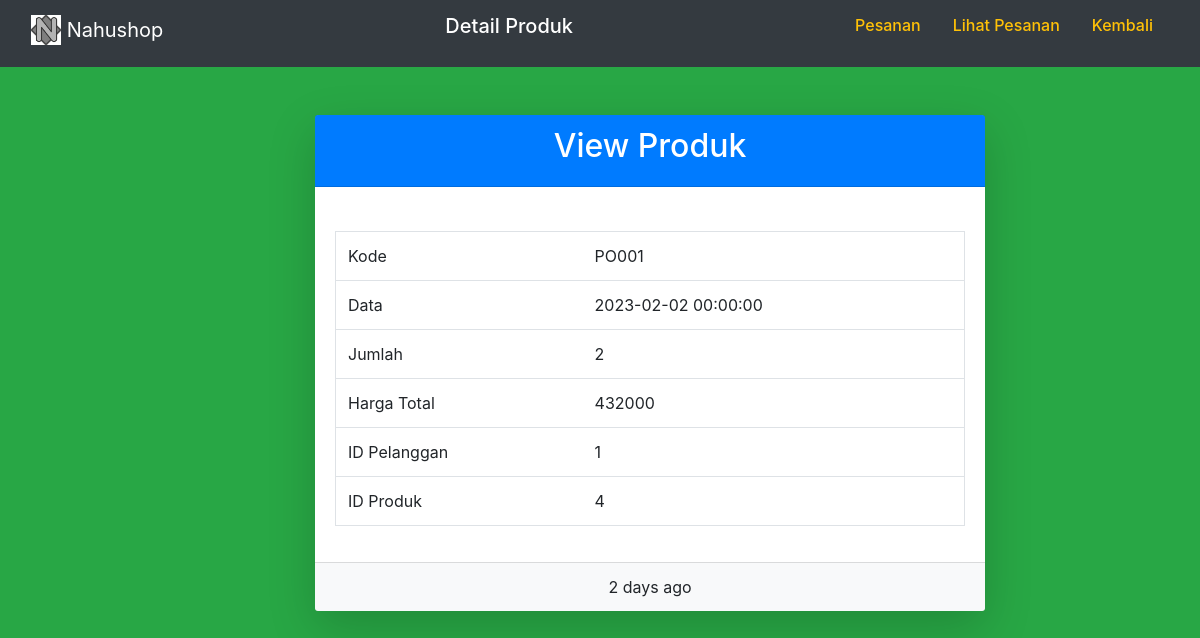
The app's page /halaman_belakang/tambah_order/view.php?view=1 with its own data.
### tables this page shows
CREATE TABLE `order` (
  `id` int(11) NOT NULL,
  `order_number` varchar(45) DEFAULT NULL,
  `date` datetime DEFAULT NULL,
  `qty` int(11) DEFAULT NULL,
  `total_price` int(11) DEFAULT NULL,
  `customer_id` int(11) NOT NULL,
  `product_id` int(11) NOT NULL
);

### halaman_belakang/tambah_order/view.php (the view, shortened to what this page needs)
<?php
include '../../databases/koneksi.php';
if (isset($_GET['view'])) {
    $id = $_GET['view'];
    $query = "SELECT * FROM `order` WHERE id = '$id';";
    $sql = mysqli_query($koneksi, $query);
    $result = mysqli_fetch_assoc($sql);
}
?>
<!DOCTYPE html>
<html lang="en">
<head>
    <link rel="stylesheet" href="https://cdn.jsdelivr.net/npm/bootstrap@4.6.2/dist/css/bootstrap.min.css">
</head>
<body class="bg-success">
    <div class="container-fluid">
        <div class="row">
		        <div class="col-md-12 bg-dark">
			        <nav class="navbar navbar-light bg-dark ">
				        <a class="navbar-brand text-white" href="#">
					        <img src="../../img/46.png" width="30" height="30" class="d-inline-block align-top " alt="">
					        Nahushop
				        </a>
                        <h5 class="text-white">Detail Produk</h5>
				        <ul class="nav justify-content-center">
					        <li class="nav-item">
						        <h6><a class="nav-link  text-warning" href="../../halaman_belakang/pesanan.php?tambah">Pesanan</a></h6>
					        </li>
					        <li class="nav-item">
						        <h6><a class="nav-link  text-warning" href="../../halaman_belakang/lihatpesanan.php?tambah">Lihat Pesanan</a></h6>
					        </li>
					        <li class="nav-item ">
						<h6><a class="nav-link active text-warning" href="../../halaman_belakang/order.php">Kembali</a></h6>
					        </li>
				        </ul>
			        </nav>
		        </div>
            <div class="col-md-3 text-white">
            </div>
            <div class="col-lg-7">
                <div class="card shadow-lg border-0 rounded-lg mt-5">
                    <div class="card-header text-white bg-primary text-center">
                        <h2>View Produk</h2>
                    </div>
                    <div class="card-body">
                        <table class="table border">
                            <tr>
                                <td>Kode</td>
                                <td><?= $result['order_number'] ?></td>
                            </tr><br>
                            <tr>
                                <td>Data</td>
                                <td><?= $result['date'] ?></td>
                            </tr>
                            <tr>
                                <td>Jumlah</td>
                                <td><?= $result['qty'] ?></td>
                            </tr>
                            <tr>
                                <td>Harga Total</td>
                                <td><?= $result['total_price'] ?></td>
                            </tr>
                            <tr>
                                <td>ID Pelanggan</td>
                                <td><?= $result['customer_id'] ?></td>
                            </tr>
                            <tr>
                                <td>ID Produk</td>
                                <td><?= $result['product_id'] ?></td>
                            </tr>
                        </table>
                    </div>
                    <div class="card-footer bg-light text-center">
                        2 days ago
                    </div>
                </div>
            </div>
        </div>
    </div>
</body>
</html>

### records on screen
order: order_number "PO001", date "2023-02-02 00:00:00", qty "2", total_price "432000", customer "1", product "4"
